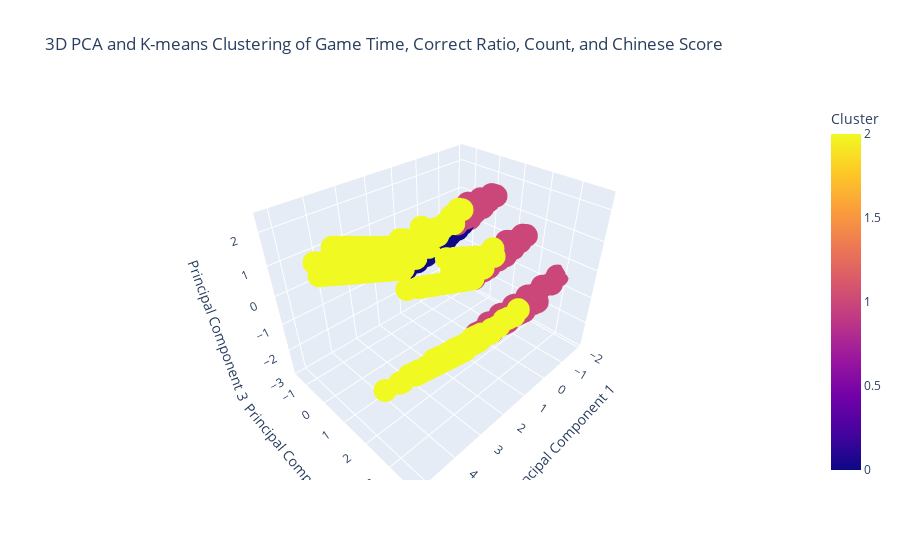

This figure's notebook cell:
### Code cell
import pandas as pd
from sklearn.preprocessing import StandardScaler
from sklearn.decomposition import PCA
from sklearn.cluster import KMeans
import plotly.express as px

# 選擇需要的欄位
data = result[['answer_duration_sec_level', 'correct_rate', 'count_level', 'grade']]

# 移除缺失值
data = data.dropna()

# 標準化數據
scaler = StandardScaler()
scaled_data = scaler.fit_transform(data)

# 應用 PCA 將數據降到 3 維
pca = PCA(n_components=3)
pca_data = pca.fit_transform(scaled_data)
pca_df = pd.DataFrame(pca_data, columns=['PCA1', 'PCA2', 'PCA3'])

# K-means 聚類，分成三類
kmeans = KMeans(n_clusters=3, random_state=0)
pca_df['Cluster'] = kmeans.fit_predict(pca_data)

# 添加 ID 以便追蹤，並加入原數據以方便後續分析
pca_df[['answer_duration_sec_level', 'correct_rate', 'count_level', 'grade']] = data.reset_index(drop=True)

# 繪製 3D 結果
fig = px.scatter_3d(
    pca_df,
    x='PCA1',
    y='PCA2',
    z='PCA3',
    color='Cluster',
    hover_data={
        'PCA1': False,
        'PCA2': False,
        'PCA3': False,
        'Cluster': True,
        'answer_duration_sec_level': True,
        'count_level': True,
        'correct_rate': True,
        'grade': True
    },
    title="3D PCA and K-means Clustering of Game Time, Correct Ratio, Count, and Chinese Score"
)
fig.update_layout(
    scene=dict(
        xaxis_title="Principal Component 1",
        yaxis_title="Principal Component 2",
        zaxis_title="Principal Component 3"
    )
)
fig.show()

### Figure 1 — Plotly figure (JSON) as saved in the notebook; plotly's stock layout.template omitted (floating-point values rounded to 4 significant figures; data arrays with more than 128 entries replaced by an {"elided": "..."} marker saying what was removed)
{"data": [{"customdata": {"elided": "11607x3 int values"}, "hovertemplate": "Cluster=%{marker.color}<br>count_level=%{customdata[1]}<br>grade=%{customdata[2]}<extra></extra>", "legendgroup": "", "marker": {"color": {"elided": "11607 int values"}, "coloraxis": "coloraxis", "symbol": "circle"}, "mode": "markers", "name": "", "scene": "scene", "showlegend": false, "type": "scatter3d", "x": {"elided": "11607 float values"}, "y": {"elided": "11607 float values"}, "z": {"elided": "11607 float values"}}], "layout": {"coloraxis": {"colorbar": {"title": {"text": "Cluster"}}, "colorscale": [[0, "#0d0887"], [0.1111, "#46039f"], [0.2222, "#7201a8"], [0.3333, "#9c179e"], [0.4444, "#bd3786"], [0.5556, "#d8576b"], [0.6667, "#ed7953"], [0.7778, "#fb9f3a"], [0.8889, "#fdca26"], [1, "#f0f921"]]}, "legend": {"tracegroupgap": 0}, "scene": {"domain": {"x": [0, 1], "y": [0, 1]}, "xaxis": {"title": {"text": "Principal Component 1"}}, "yaxis": {"title": {"text": "Principal Component 2"}}, "zaxis": {"title": {"text": "Principal Component 3"}}}, "title": {"text": "3D PCA and K-means Clustering of Game Time, Correct Ratio, Count, and Chinese Score"}}}
